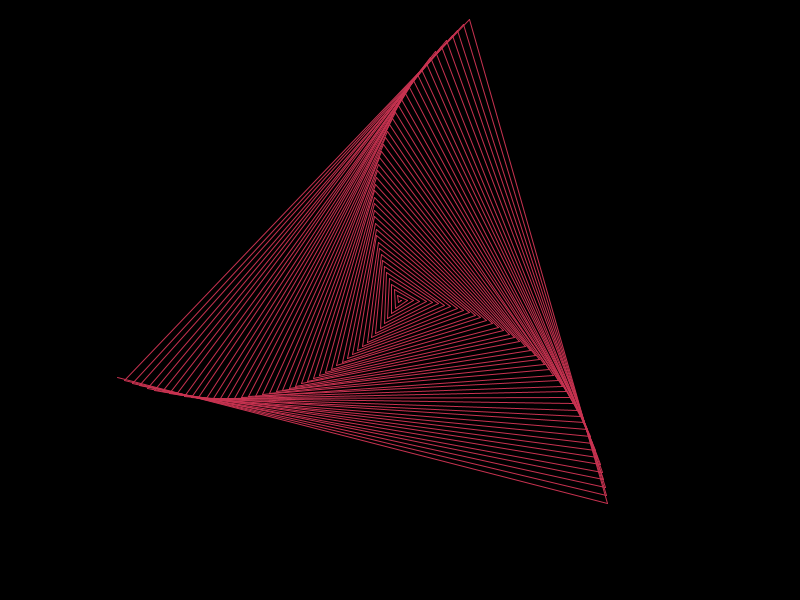
Frame 1 (no input)
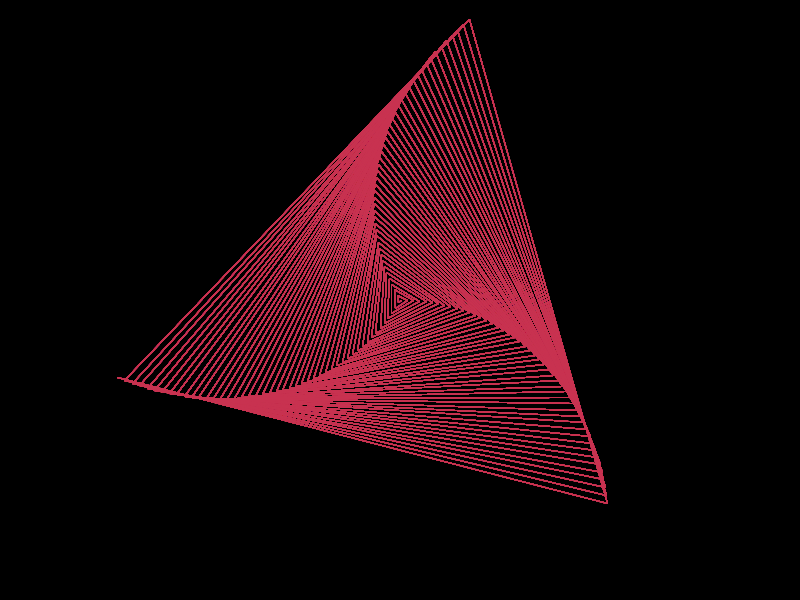
Frame 60 (the mouse pressed at the canvas centre just before this capture)
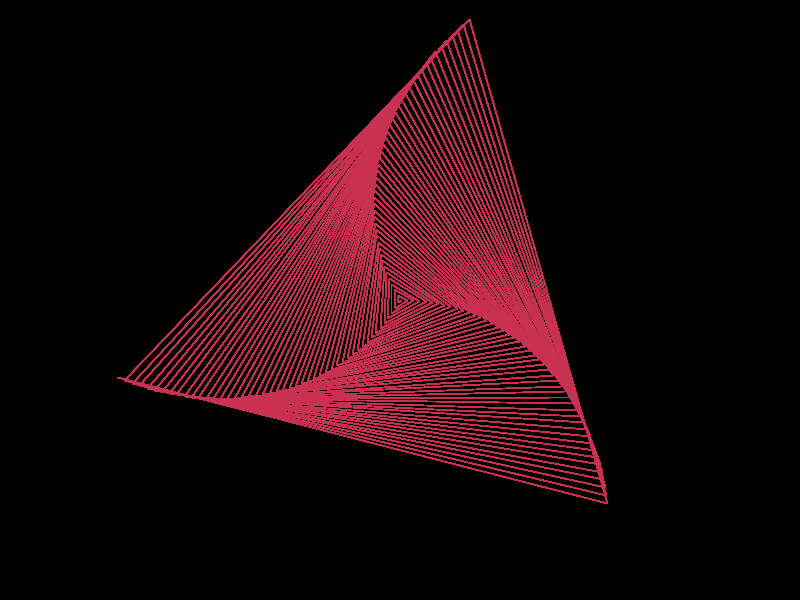
Frame 120 (the mouse held since frame 60 and released just before this capture)

The Processing sketch that drew these frames (run headless with seeded random() and noise(); from frame 60 on, the mouse is pressed at the canvas centre):

// Processing sketch: triangle
// ── triangle.pde
void setup() {
  size(800,600);
  background(0,0,0);
  stroke(200,50,80);
}


void draw (){
  float angle = 0.0;
  float xoffset = 400;
  float yoffset = 300;
  float scalar = 1;
  float speed = 2.1;
  float oldx = xoffset;
  float oldy = yoffset;
  for (int i = 0; i < 140; i++) {
  float x = xoffset + cos(angle) * scalar;
  float y = yoffset + sin(angle) * scalar;
  line(x, y, oldx, oldy);
  oldx = x;
  oldy = y;
  angle += speed;
  scalar += speed;
  }
  save("triangle.png");
}
